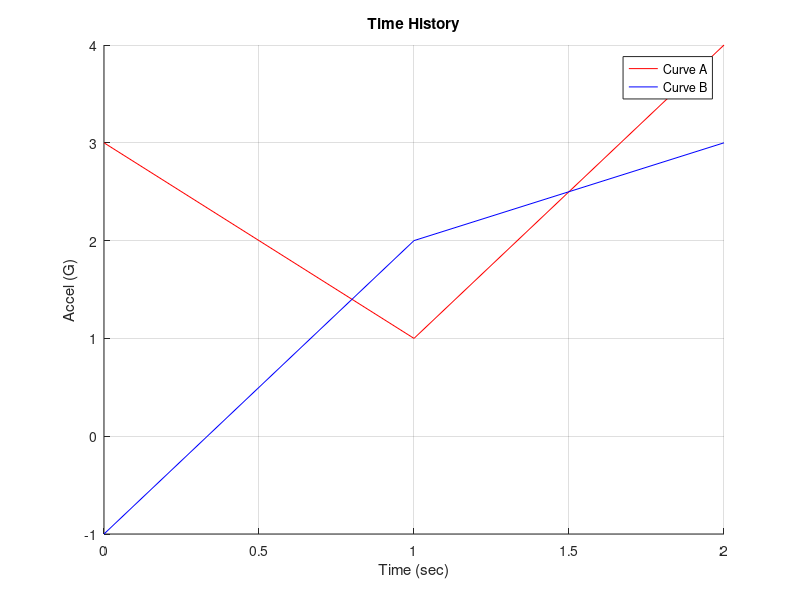

Reproduce this figure in MATLAB.
%
a=[0 3; 1 1; 2 4];
b=[ 0 -1; 1 2; 2 3];
%
figure(2)
hold on;
plot(a(:,1),a(:,2),'r','DisplayName','Curve A');  % r=red 
plot(b(:,1),b(:,2),'b','DisplayName','Curve B');  % b=blue
xlabel('Time (sec)');
ylabel('Accel (G)');
title('Time History');
grid on;
legend show;
hold off;